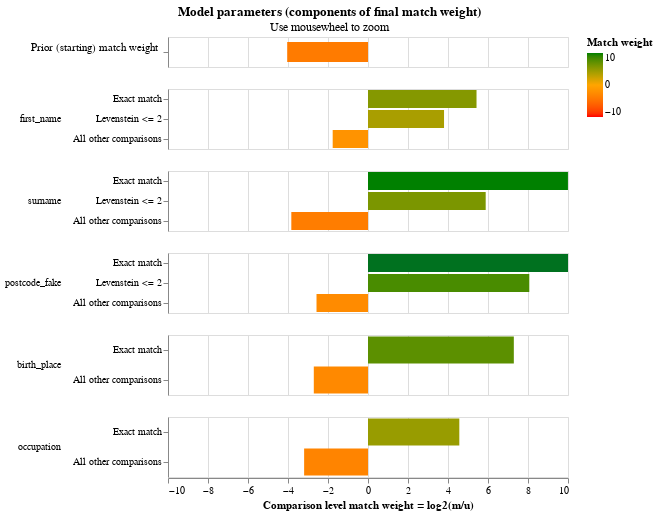

Source (notebook cell):
### Code cell
blocking_rule = "l.dob = r.dob"
training_session_dob = linker.train_m_using_expectation_maximisation(blocking_rule)
training_session_dob.match_weights_interactive_history_chart()
